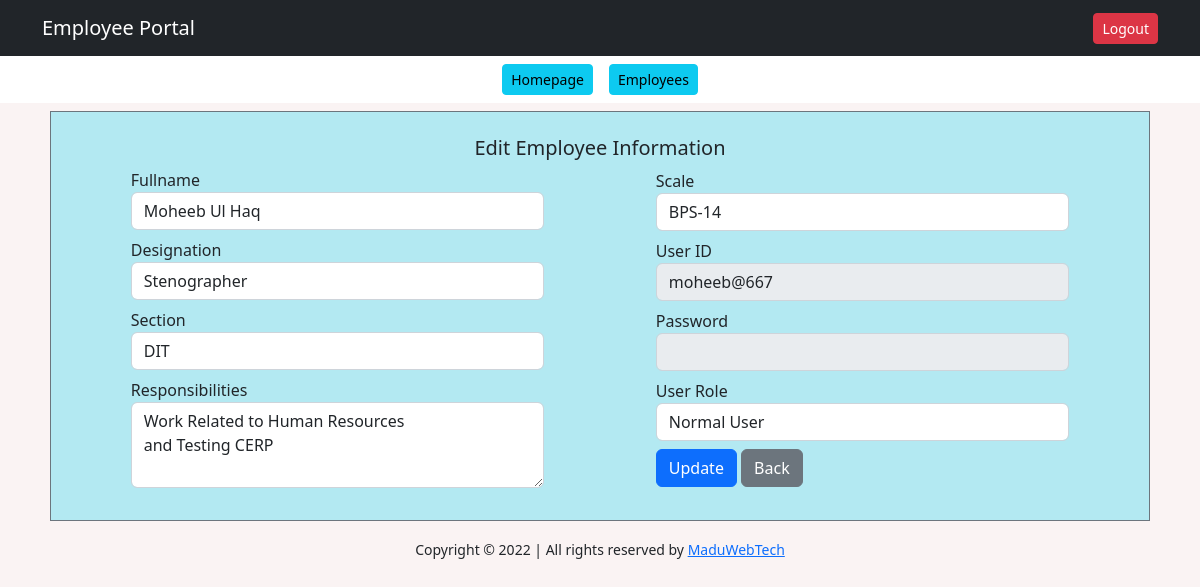
The page /dashboard/edit_emp.php?id=38 (signed in) on the database its author committed.
### tables this page shows
CREATE TABLE `user_reg_tbl` (
  `emp_id` int(11) NOT NULL,
  `user_name` varchar(100) NOT NULL,
  `user_des` varchar(100) NOT NULL,
  `user_section` varchar(100) NOT NULL,
  `user_scale` varchar(100) NOT NULL,
  `user_res` text NOT NULL,
  `user_id` varchar(100) NOT NULL,
  `user_pass` varchar(255) NOT NULL,
  `user_role` int(11) NOT NULL
);

### dashboard/edit_emp.php (the view, shortened to what this page needs)
<?php include("header.php");
include("Configuration.php");
$emp_id=$_GET['id'];
$sql="SELECT * FROM user_reg_tbl WHERE emp_id='$emp_id'";
$query=mysqli_query($config,$sql);
$row=mysqli_fetch_assoc($query);
?>
    <div class="container mt-2">
      <form action="" method="POST">
      <div class="row m-2 p-4 register_form border border-secondary">
        <h5 class="text-center">Edit Employee Information</h5>
        <div class="col-md-5 m-auto">
            <div class="mb-2">
              <label>Fullname</label>
              <input type="text" name="user_name" placeholder="Fullname" class="form-control" required value="<?= $row['user_name'] ?>" maxlength="30" minlength="3">
            </div>
            <div class="mb-2">
              <label>Designation</label>
              <input type="text" name="user_des" placeholder="Designation" class="form-control" required value="<?= $row['user_des'] ?>" maxlength="30" minlength="3">
            </div>
            <div class="mb-2">
              <label>Section</label>
              <select class="form-control required" name="user_section">
                <option value="<?= $row['user_section'] ?>" selected><?= $row['user_section'] ?></option>
              </select>
            </div>
            <div class="mb-2">
              <label>Responsibilities</label>
              <textarea class="form-control" rows="3" name="user_res" maxlength="300" minlength="10"><?= $row['user_res'] ?>
              </textarea>
            </div>
        </div>
        <div class="col-md-5 m-auto">
          <div class="mb-2">
              <label>Scale</label>
              <select class="form-control required" name="user_scale">
                <option value="<?= $row['user_scale'] ?>" selected><?= $row['user_scale'] ?></option>
              </select>
            </div>
            <div class="mb-2">
              <label>User ID</label>
              <input disabled type="text" name="user_id" class="form-control" value="<?= $row['user_id'] ?>" maxlength="30" minlength="4">
            </div>
            <div class="mb-2">
              <label>Password</label>
              <input disabled type="password" name="user_pass" class="form-control" value=""      >
            </div>
            <div class="mb-2">
              <label>User Role</label>
              <select required name="user_role" class="form-control">
                <option selected value="<?= $row['user_role'] ?>"><?php if ($row['user_role']==0) {
                  echo "Admin";
                }
                else
                {
                  echo "Normal User";
                }
              ?></option>
              </select>
            </div>
            <div class="mb-2">
              <button class="btn btn-primary" name="update_emp">Update</button>
              <a  href="users_list.php" class="btn btn-secondary">Back</a>
            </div>
        </div>
      </div>
    </form>
    </div>
<?php include("footer.php");?>

### assets/style.css (style rules this page uses)
body { background-color: #faf3f3 !important; }
.login_form,.register_form,.emp_profile,.task_form { background-color: #b3e9f2; }

### rows shown on the page
user_reg_tbl: user_name "Moheeb Ul Haq", user_des "Stenographer", user_section "DIT", user_res "Work Related to Human Resources and Testing CERP", user_scale "BPS-14", user_id "moheeb@667", user_role "Normal User"
